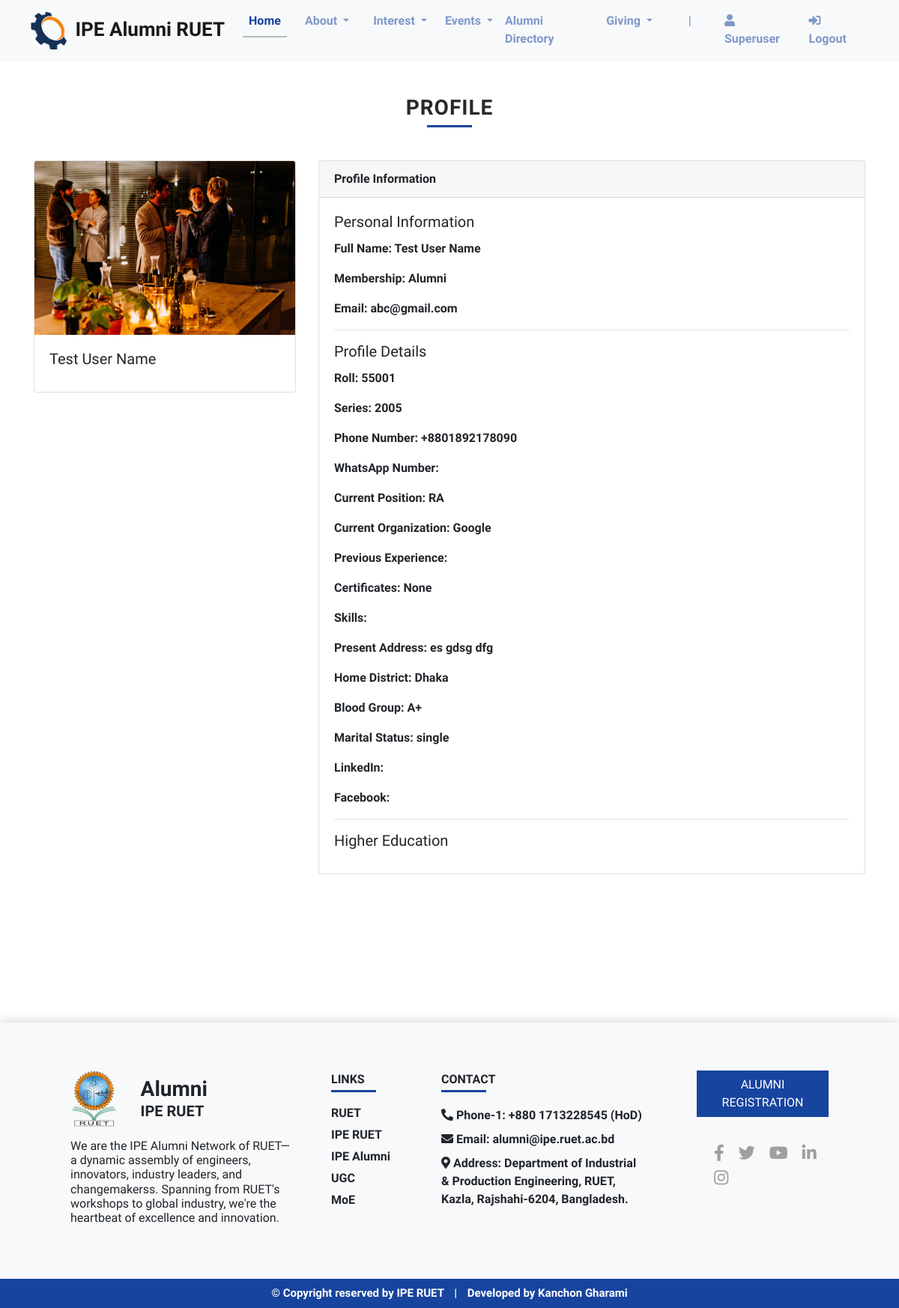
The app's page /alumni_profile/3/ (signed in) with its own data.
### app/models.py (models this page shows, shortened)
class Profile(models.Model):
    SERIES_CHOICES = [(str(year), str(year)) for year in range(2005, 2017)]
    phone_regex = RegexValidator(
        regex=r'^\+?([0-9]{1,3})?[-. ]?([0-9]{1,4})[-. ]?([0-9]{1,4})[-. ]?([0-9]{1,9})$',
        message="Enter a valid international phone number."
    )
    BLOOD_GROUP_CHOICES = [
        ('A+', 'A+'), ('A-', 'A-'),
        ('B+', 'B+'), ('B-', 'B-'),
        ('O+', 'O+'), ('O-', 'O-'),
        ('AB+', 'AB+'), ('AB-', 'AB-'),
    ]
    MARITAL_STATUS_CHOICES = [('married', 'Married'), ('single', 'Single')]
    user = models.OneToOneField(MyCustomUser, on_delete=models.CASCADE, related_name='profile')
    roll = models.IntegerField(validators=[MinValueValidator(0), MaxValueValidator(9999999)])
    series = models.CharField(max_length=4, choices=SERIES_CHOICES)
    phone_number = models.CharField(
        validators=[phone_regex],
        max_length=18,
    )
    whatsapp_no = models.CharField(max_length=15, validators=[RegexValidator(r'^\d{10,15}$')], blank=True, null=True)
    current_position = models.CharField(max_length=100)
    current_organization = models.CharField(max_length=100)
    previous_experience = models.TextField(null=True, blank=True)
    certificate = models.TextField(null=True, blank=True)
    skills = models.TextField(null=True, blank=True)
    present_address = models.TextField()
    home_district = models.CharField(max_length=100)
    blood_group = models.CharField(max_length=3, choices=BLOOD_GROUP_CHOICES)
    marital_status = models.CharField(max_length=7, choices=MARITAL_STATUS_CHOICES, null=True, blank=True)
    linkedin = models.URLField(max_length=200, blank=True, null=True)
    facebook = models.URLField(max_length=200, blank=True, null=True)
    profile_picture = models.ImageField(upload_to='profile_pics/')
    name_of_degree1 = models.CharField(max_length=100, blank=True, null=True)
    institution1 = models.CharField(max_length=100, blank=True, null=True)
    name_of_degree2 = models.CharField(max_length=100, blank=True, null=True)
    institution2 = models.CharField(max_length=100, blank=True, null=True)
    name_of_degree3 = models.CharField(max_length=100, blank=True, null=True)
    institution3 = models.CharField(max_length=100, blank=True, null=True)

class MyCustomUser(AbstractUser):
    username = models.CharField(max_length=30, unique=False, blank=True, null=True)  # Overriding
    email = models.EmailField(_('email address'), unique=True, blank=False, null=False)
    name = models.CharField(max_length=200, blank=False, null=False)
    is_admin = models.BooleanField(default=False)
    is_alumni = models.BooleanField(default=False)
    USERNAME_FIELD = 'email'
    REQUIRED_FIELDS = ['username', 'name']
    objects = CustomUserManager()

### app/views.py (the view, shortened to what this page needs)
# urls.py: path('alumni_profile/<int:pk>/', alumni_profile, name='alumni_profile'),
@login_required
def alumni_profile(request, pk):
    alumni = MyCustomUser.objects.get(pk=pk)
    profile = alumni.profile
    return render(request, 'alumni_profile.html', {'alumni': alumni, 'profile': profile})

### templates/alumni_profile.html (shortened to what this page needs)
<!DOCTYPE html>
{% extends 'base.html' %}
{% load static %}
{% block content %}
<div class="container my-5">
    <p class="my_title text-center">
        <span class="underline_span_center">Profile</span>
    </p>
    <div style="height: 40px;"></div>
    <div class="row">
        <div class="col-lg-4 mb-4">
            <div class="card">
                <img src="{{ profile.profile_picture.url }}" class="card-img-top" alt="Profile Picture">
                <div class="card-body">
                    <h5 class="card-title">{{ alumni.name }}</h5>
                </div>
            </div>
        </div>
        <div class="col-lg-8">
            <div class="card">
                <div class="card-header">
                    <div class="row m-0">
                        Profile Information
                    </div>
                </div>
                <div class="card-body">
                    <h5 class="card-title">Personal Information</h5>
                    <p><strong>Full Name:</strong> {{ alumni.name }}</p>
                    <p><strong>Membership:</strong> Alumni </p>
                    <p class="card-text"><strong>Email:</strong> {{ alumni.email }}</p>
                    <hr>
                    <h5 class="card-title">Profile Details</h5>
                    <p><strong>Roll:</strong> {{ profile.roll }}</p>
                    <p><strong>Series:</strong> {{ profile.series }}</p>
                    <p><strong>Phone Number:</strong> {{ profile.phone_number }}</p>
                    <p><strong>WhatsApp Number:</strong> {{ profile.whatsapp_no }}</p>
                    <p><strong>Current Position:</strong> {{ profile.current_position }}</p>
                    <p><strong>Current Organization:</strong> {{ profile.current_organization }}</p>
                    <p><strong>Previous Experience:</strong> {{ profile.previous_experience }}</p>
                    <p><strong>Certificates:</strong> {{ profile.certificate }}</p>
                    <p><strong>Skills:</strong> {{ profile.skills }}</p>
                    <p><strong>Present Address:</strong> {{ profile.present_address }}</p>
                    <p><strong>Home District:</strong> {{ profile.home_district }}</p>
                    <p><strong>Blood Group:</strong> {{ profile.blood_group }}</p>
                    <p><strong>Marital Status:</strong> {{ profile.marital_status }}</p>
                    <p><strong>LinkedIn:</strong> <a href="{{ profile.linkedin }}">{{ profile.linkedin }}</a> </p>
                    <p><strong>Facebook:</strong> <a href="{{ profile.facebook }}">{{ profile.facebook }}</a> </p>
                    <hr>
                    <h5 class="card-title">Higher Education</h5>
                </div>
            </div>
        </div>
    </div>
</div>
{% endblock %}

### static/style.css (style rules this page uses)
body { font-family: 'Quicksand'; font-weight: 600; }
.my_title { font-family: "Raleway"; font-weight: 800; text-transform: uppercase; line-height: 1; letter-spacing: 1px; color: #292929; font-size: 28px; }
.underline_span_center { position: relative; display: inline-block; }
.underline_span_center::after { content: ""; position: absolute; bottom: -12px; left: 50%; width: 60px; height: 3.5px; background-color: #17449e; transform: translateX(-50%); }

### records on screen
Profile: profile_picture (picture), roll "55001", series "2005", phone_number "+8801892178090", current_position "RA", current_organization "Google", certificate "None", present_address "es gdsg dfg", home_district "Dhaka", blood_group "A+", marital_status "single"
MyCustomUser: name "Test User Name", email "abc@gmail.com"
